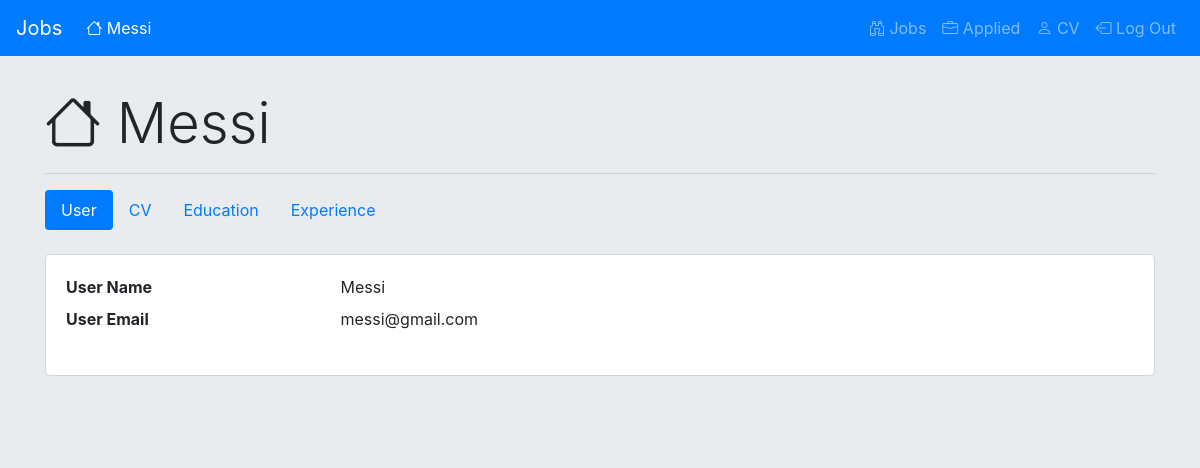
The page /applicant_home (signed in) on the database its author committed.
### jobs/models.py (models this page shows)
class User(AbstractUser):
    APPLICANT = 1
    EMPLOYER = 2
    ROLE_CHOICES = [
        (APPLICANT,"applicant"),
        (EMPLOYER,"employer"),
    ]
    role = models.IntegerField(
        choices=ROLE_CHOICES,
        default=APPLICANT
    )

### jobs/views.py (the view)
# urls.py: path("applicant_home", views.applicant_home_view, name="applicant_home"),
def applicant_home_view(request):
    if request.user.is_authenticated and request.user.role == User.APPLICANT:
        nav_items = [
            {"view":"applicant_job_list_init","text":"Jobs","icon":"bi-binoculars"},
            {"view":"applicant_applied_list_init","text":"Applied","icon":"bi-briefcase",},
            {"view":"applicant_edit_cv","text":"CV","icon":"bi-person",},
            {"view":"logout","text":"Log Out","icon":"bi-box-arrow-left",} ]
        nav_items_left = [
            {"view":"applicant_home","icon":"bi-house","text":request.user.username, "active":True}]
        try:
            cv = CV.objects.get(user=request.user)
        except CV.DoesNotExist:
            return render(request, "jobs/applicant_home.html", {"message":"CV text is not created.", "stop_edit":False, "nav_items":nav_items,"nav_items_left":nav_items_left})
        educations = Education.objects.filter(cv=cv).order_by('-end')
        if not educations.exists():
            educations=None
        experiences = Experience.objects.filter(cv=cv).order_by('-end')
        if not experiences.exists():
            experiences=None
        return render(request, "jobs/applicant_home.html", {"cv":cv, "educations":educations,"experiences":experiences, "nav_items":nav_items, "nav_items_left":nav_items_left})
    else:
        nav_items = [
            {"view":"applicant_access","text":"Applicant Access"},
            {"view":"employer_access","text":"Employer Access"} ]
        return render(request, "jobs/applicant_home.html", {"message":"User not authenticated.", "stop_edit":True,"nav_items":nav_items})

### jobs/templates/jobs/applicant_home.html (shortened to what this page needs)
{% extends "jobs/layout.html" %}
{% load static %}
{% block body %}
<br>
<div class="container">
    {% if not stop_edit %}
    <div class="jumbotron jumbotron-fluid">
        <h1 class="display-4 "><i class="bi-house"></i> {{request.user.username}}</h1>
        <hr>
        <ul class="nav nav-pills jobs-nav" id="applicant-tab" role="tablist">
            <li class="nav-item">
                <a class="nav-link active" id="applicant-tab-0" data-panel="applicant-page-0" href="#">User</a>
            </li>
            <li class="nav-item">
                <a class="nav-link" id="applicant-tab-1" data-panel="applicant-page-1" href="#">CV</a>
            </li>
            <li class="nav-item">
                <a class="nav-link" id="applicant-tab-2" data-panel="applicant-page-2" href="#">Education</a>
            </li>
            <li class="nav-item">
                <a class="nav-link" id="applicant-tab-3" data-panel="applicant-page-3" href="#">Experience</a>
            </li>
        </ul>
        <div class="tab-content p-0 m-0" id="applicant-tab-content">
            <div id="applicant-page-0">
                <br>
                <div class="jobs-description">
                    <dl class="row" id="data">
                        <dt class="col-sm-3">User Name</dt>
                        <dd class="col-sm-9">{{request.user.username}}</dd>
                        <dt class="col-sm-3">User Email</dt>
                        <dd class="col-sm-9">{{request.user.email}}</dd>
                    </dl>
                </div>
            </div>
        </div>
    </div>
    {% endif %}
</div>
{% endblock %}

### jobs/templates/jobs/layout.html (shortened to what this page needs)
{% load static %}
<!DOCTYPE html>
<html lang="en">
<head>
    <link rel="stylesheet" href="https://cdn.jsdelivr.net/npm/bootstrap@4.6.0/dist/css/bootstrap.min.css"
>
    <link rel="stylesheet" href="https://cdn.jsdelivr.net/npm/bootstrap-icons@1.3.0/font/bootstrap-icons.css">
    <link href="{% static 'jobs/styles.css' %}" rel="stylesheet">
</head>
<body class="jobs-body">
    <nav class="navbar navbar-expand-md navbar-dark bg-primary  jobs-navbar">
        <a class="navbar-brand" href="">Jobs</a>
        <div class="collapse navbar-collapse" id="navbarSupportedContent">
            {% if nav_items_left%}
            <ul class="nav navbar-nav mr-auto">
                {% for nav_item in nav_items_left %}
                <li class="nav-item text-dark {%if nav_item.active %} active {% endif %}">
                    {% if nav_item.state%}
                    <a class="nav-link"
                        href="/{{nav_item.view}}{% for state_item in nav_item.state %}/{{state_item}}{% endfor %}"><i
                            class="{{nav_item.icon}}"></i> {{nav_item.text}}</a>
                    {% else %}
                    <a class="nav-link" href="{% url nav_item.view %}"><i class="{{nav_item.icon}}"></i>
                        {{nav_item.text}}</a>
                    {% endif %}
                </li>
                {% endfor %}
            </ul>
            {% endif %}
            <ul class="nav navbar-nav ml-auto">
                {% for nav_item in nav_items %}
                <li class="nav-item text-dark {%if nav_item.active %} active {% endif %}">
                    {% if nav_item.state%}
                    <a class="nav-link"
                        href="/{{nav_item.view}}{% for state_item in nav_item.state %}/{{state_item}}{% endfor %}"><i
                            class="{{nav_item.icon}}"></i> {{nav_item.text}}</a>
                    {% else %}
                    <a class="nav-link" href="{% url nav_item.view %}"><i class="{{nav_item.icon}}"></i>
                        {{nav_item.text}}</a>
                    {% endif %}
                </li>
                {% endfor %}
            </ul>
        </div>
    </nav>
    {% block body %}
    {% endblock %}
</body>
</html>

### jobs/static/jobs/styles.css (style rules this page uses)
.jobs-body { background: #E9ECEF; }
.jumbotron { padding-top: 10px; }
.jobs-description { background: white; border-radius:5px; padding: 20px; border:solid; border-color: lightgrey; border-width: 1px; }
.container { animation-name: jobs-fade-in-anim; animation-duration: 0.25s; }
.jobs-fade-in { animation-name: jobs-fade-in-anim; animation-duration: 0.25s; }

### rows shown on the page
User: text "Messi", user.username "Messi", user.email "messi@gmail.com"

### other values the page prints
{{ nav_item.text }} "Jobs" "Applied" "CV" "Log Out"
